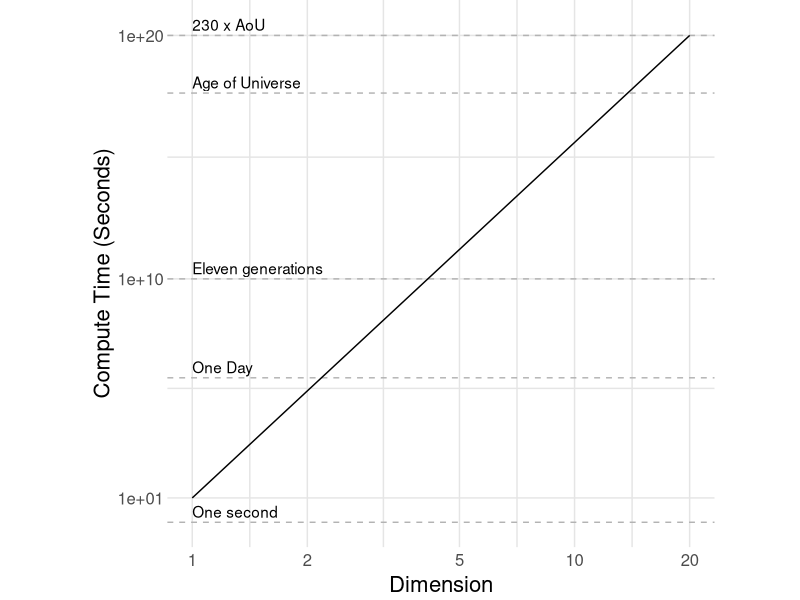
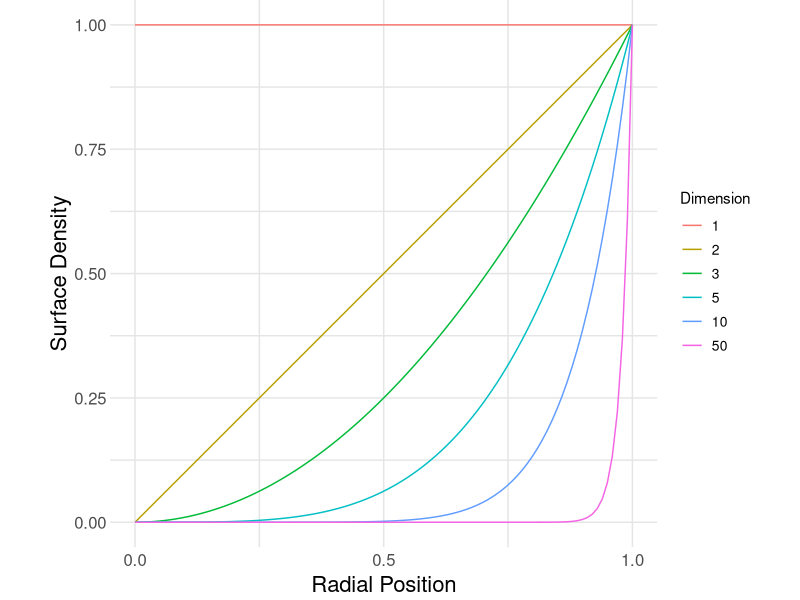
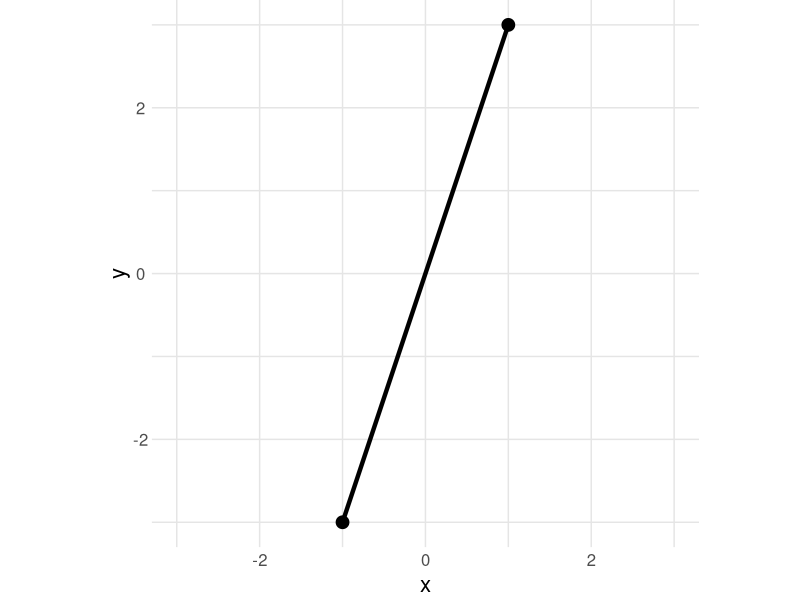
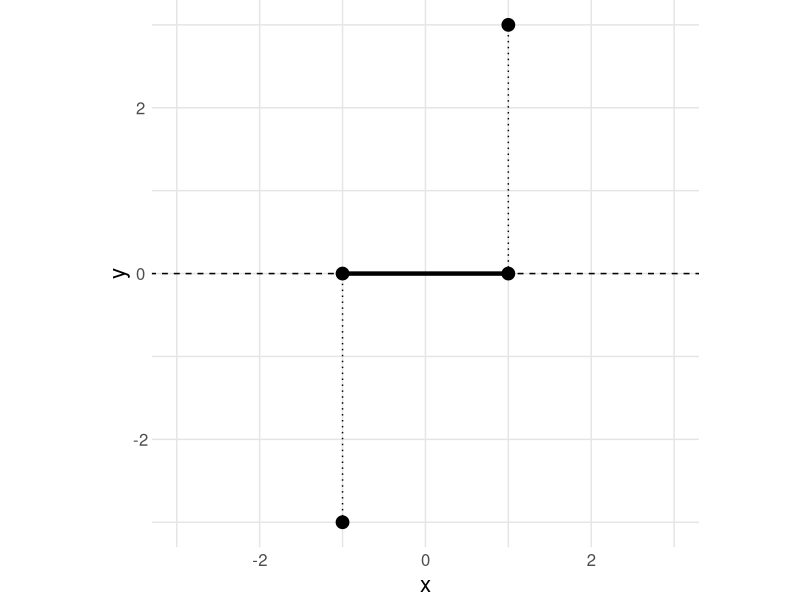
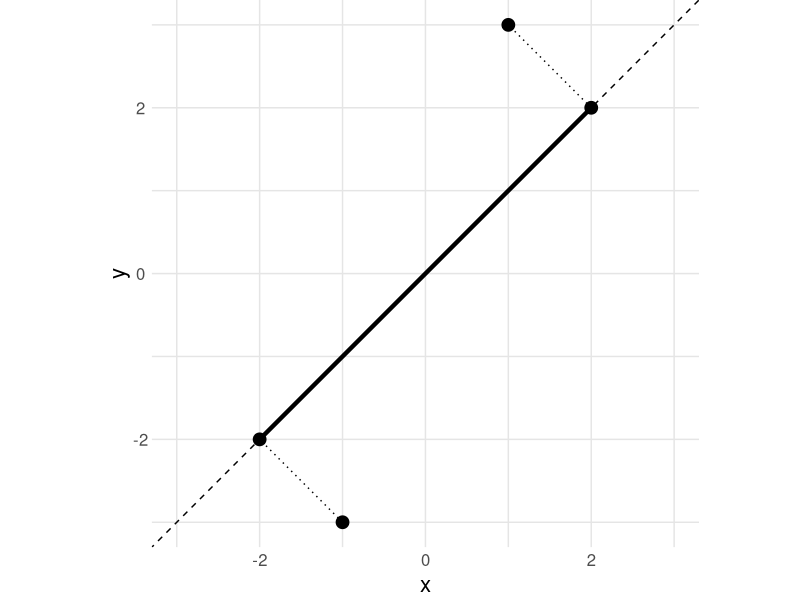
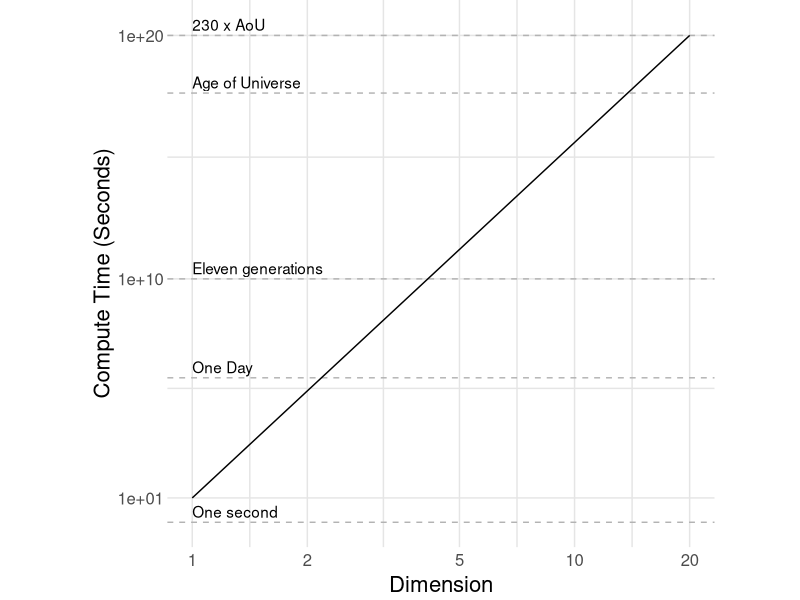
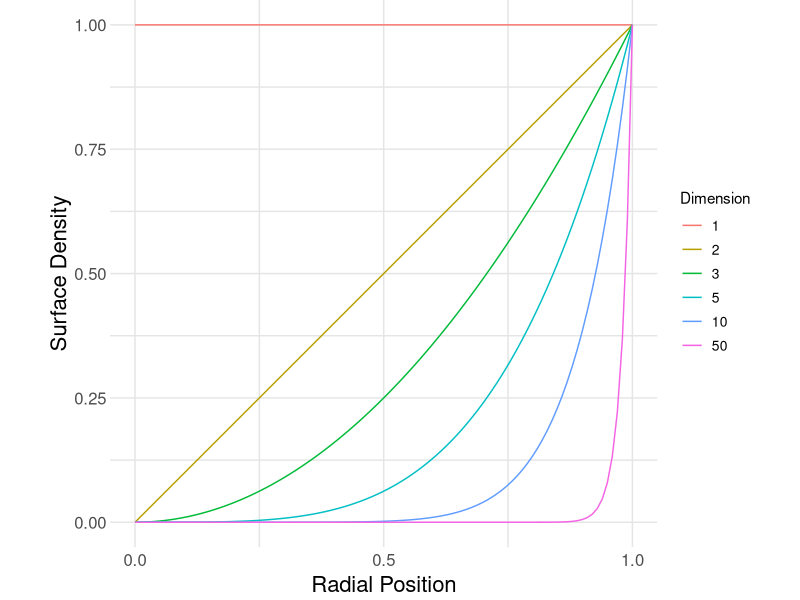
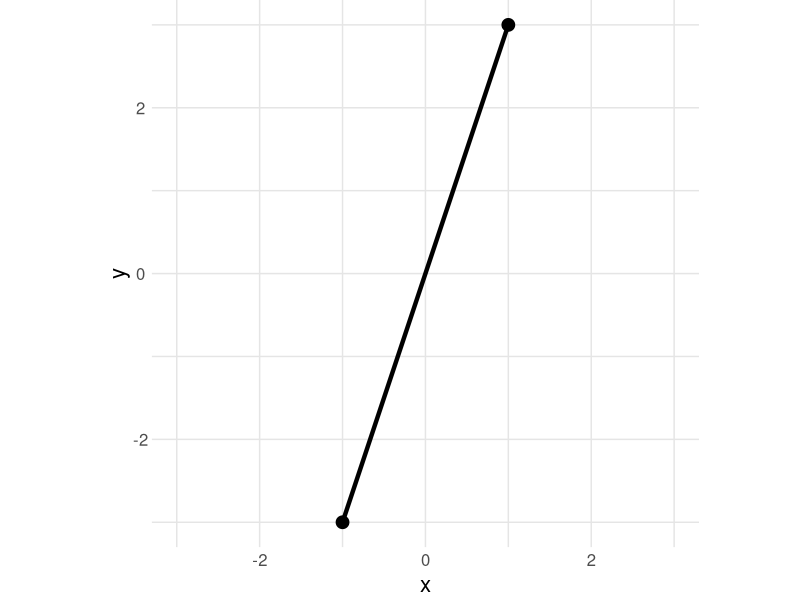

Source code (R) for these figures, in order:
## ---- chunk 1
library(tidyverse)

## Script parameters ---------------------------------------------------
ext <- ".eps"
asp_ratio <- 4 / 4
img_width <- 5
img_height <- img_width * asp_ratio

## Helper functions ----------------------------------------------------
base_breaks <- function(n = 10){
    function(x) {
        axisTicks(log10(range(x, na.rm = TRUE)), log = TRUE, n = n)
    }
}

## Custom save function
mysave <- function(name) {
    ggsave(
        filename = str_c("../slides/images/", name, ext),
        height = img_height,
        width = img_width,
        units = "in"
    )
}
## Common theme settings
theme_common <- function() {
  theme_minimal() %+replace%
  theme(
    axis.text.x = element_text(size = 12),
    axis.text.y = element_text(size = 12),
    axis.title.x = element_text(margin = margin(4, 4, 4, 4), size = 16),
    axis.title.y = element_text(margin = margin(4, 4, 4, 4), size = 16, angle = 90),

    aspect.ratio = 1 / 1,

    plot.margin   = unit(c(t = +0, b = +0, r = +0, l = +0), "cm"),
    panel.spacing = unit(c(t = +0, b = +0, r = +0, l = +0), "cm"),

    legend.text = element_text(size = 10),

    panel.grid.major = element_line(color = "grey90"),
    panel.grid.minor = element_line(color = "grey90")
  )
}
## ---- chunk 2
df_comment <-
    tribble(
        ~time, ~comment,
        1.0e+0,  "One second",
        8.6e+5,  "One Day",
        1.0e+10, "Eleven generations",
        4.3e+17, "Age of Universe",
        1.0e+20, "230 x AoU"
    )

df_dim <-
    tibble(dimension = c(1, 20)) %>%
    mutate(time = 10 ^ dimension)

df_dim %>%
    ggplot(aes(y = time)) +
    geom_hline(
        data = df_comment,
        aes(yintercept = time),
        linetype = 2,
        color = "grey70"
    ) +
    geom_text(
        data = df_comment,
        aes(x = 1, label = comment),
        nudge_y = 1.0,
        hjust = 0
    ) +
    geom_line(aes(x = dimension)) +
    scale_x_continuous(trans = scales::log_trans(), breaks = base_breaks()) +
    scale_y_continuous(
        trans = scales::log_trans(),
        breaks = c(1e1, 1e10, 1e20)
    ) +
    theme_common() +
    labs(
        x = "Dimension",
        y = "Compute Time (Seconds)"
    )

mysave("dimensionality")
## ---- chunk 3

## ---- chunk 4
dim_seq <- c(1, 2, 3, 5, 10, 50)
R_seq <- seq(0, 1, length = 100)

df_surf <-
    map_dfr(
        dim_seq,
        function(d) {tibble(
                         d = d,
                         rho = R_seq ^ (d - 1),
                         r = R_seq
                     )}
    )

df_surf %>%
    ggplot(aes(r, rho, color = as.factor(d))) +
    geom_line() +
    scale_x_continuous(breaks = c(0, 1/2, 1)) +
    scale_color_discrete(name = "Dimension") +
    theme_common() +
    labs(
        x = "Radial Position",
        y = "Surface Density"
    )

mysave("surface_density")
## ---- chunk 5
df_proj <-
    tribble(
        ~x, ~y, ~proj,
        +1, +3, 0L,
        +1, +0, 1L,
        +2, +2, 2L,
        -2, -2, 2L,
        -1, -0, 1L,
        -1, -3, 0L
    )
## ---- chunk 6
## Base plot
df_proj %>%
    filter(proj == 0) %>%
    ggplot(aes(x, y)) +
    geom_point(size = 4) +
    geom_segment(
        aes(xend = lag(x), yend = lag(y)),
        size = 1.5
    ) +
    scale_x_continuous(
        limits = c(-3, +3)
    ) +
    scale_y_continuous(
        limits = c(-3, +3)
    ) +
    theme_common()

mysave("proj0")
## ---- chunk 7
## First projection
df_proj %>%
    filter(proj != 2) %>%
    ggplot(aes(x, y)) +
    geom_point(size = 4) +
    geom_abline(slope = 0, intercept = 0, linetype = 2) +
    geom_segment(
        data = df_proj %>% filter(proj != 2, x > 0),
        mapping = aes(xend = lag(x), yend = lag(y)),
        linetype = 3
    ) +
    geom_segment(
        data = df_proj %>% filter(proj != 2, x < 0),
        mapping = aes(xend = lag(x), yend = lag(y)),
        linetype = 3
    ) +
    geom_segment(
        data = df_proj %>% filter(proj == 1),
        mapping = aes(xend = lag(x), yend = lag(y)),
        linetype = 1,
        size = 1.5
    ) +
    scale_x_continuous(
        limits = c(-3, +3)
    ) +
    scale_y_continuous(
        limits = c(-3, +3)
    ) +
    theme_common()

mysave("proj1")
## ---- chunk 8
## First projection
df_proj %>%
    filter(proj != 1) %>%
    ggplot(aes(x, y)) +
    geom_point(size = 4) +
    geom_abline(slope = 1, intercept = 0, linetype = 2) +
    geom_segment(
        data = df_proj %>% filter(proj != 1, x > 0),
        mapping = aes(xend = lag(x), yend = lag(y)),
        linetype = 3
    ) +
    geom_segment(
        data = df_proj %>% filter(proj != 1, x < 0),
        mapping = aes(xend = lag(x), yend = lag(y)),
        linetype = 3
    ) +
    geom_segment(
        data = df_proj %>% filter(proj == 2),
        mapping = aes(xend = lag(x), yend = lag(y)),
        linetype = 1,
        size = 1.5
    ) +
    scale_x_continuous(
        limits = c(-3, +3)
    ) +
    scale_y_continuous(
        limits = c(-3, +3)
    ) +
    theme_common()

mysave("proj2")
